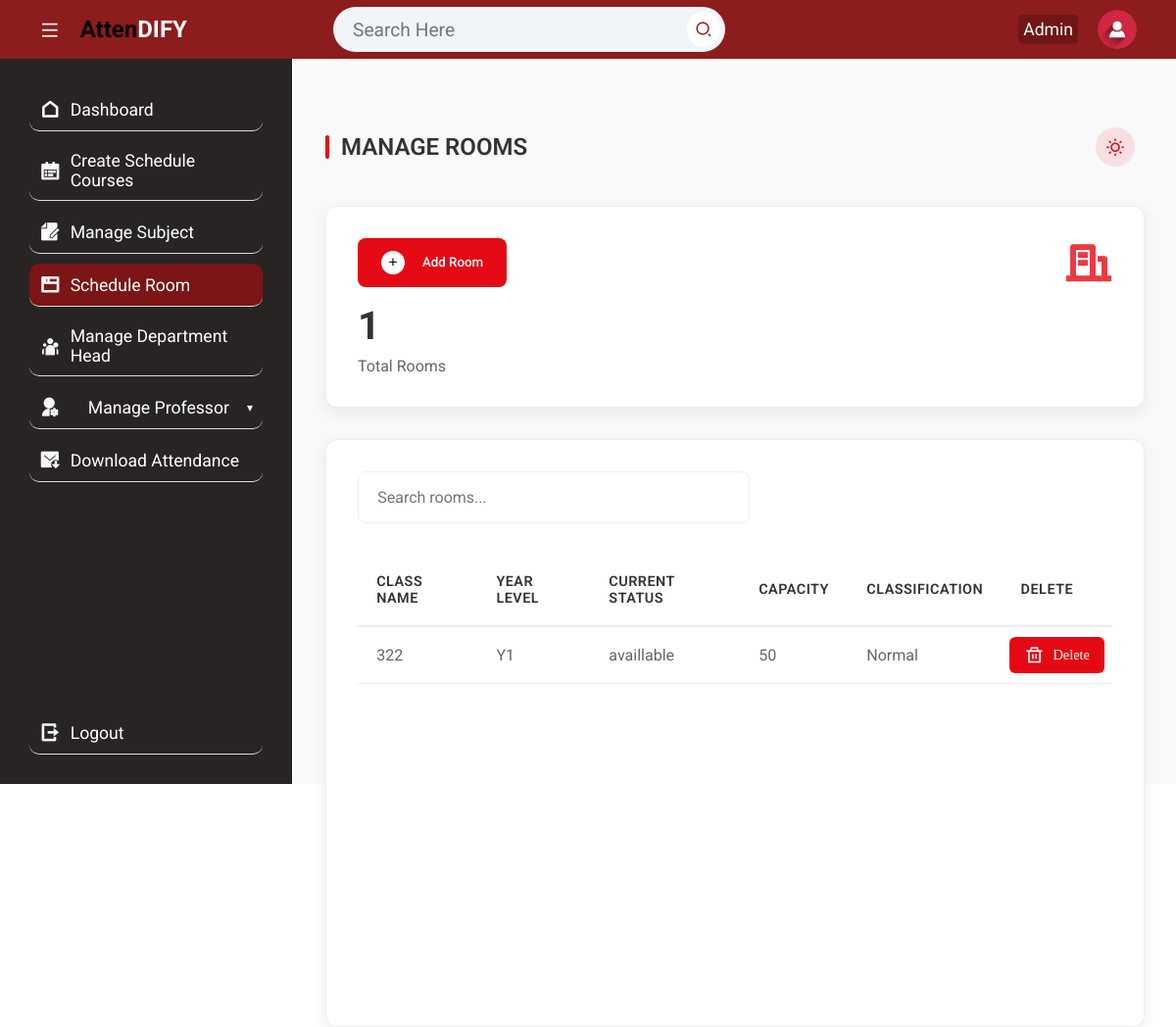
Screenshot of /create-room (signed in) with the database file from the repository.
### tables this page shows
CREATE TABLE `tblroom` (
  `Id` int(10) NOT NULL,
  `className` varchar(50) NOT NULL,
  `yearlevelCode` varchar(50) NOT NULL,
  `currentStatus` varchar(50) NOT NULL,
  `capacity` int(10) NOT NULL,
  `classification` varchar(50) NOT NULL,
  `dateCreated` date NOT NULL
);

### resources/lib/php_functions.php (called while the page is built, shortened)
<?php
function fetch($sql)
{
    global $pdo;
    $stmt = $pdo->query($sql);
    $result = $stmt->fetchAll(PDO::FETCH_ASSOC);
    return $result;
}

### resources/pages/administrator/create-room.php (the view, shortened to what this page needs)
<!DOCTYPE html>
<html lang="en" data-theme="light">
<head>
    <link rel="stylesheet" href="resources/assets/css/admin_styles.css">
    <link href="https://cdnjs.cloudflare.com/ajax/libs/remixicon/4.2.0/remixicon.css" rel="stylesheet">
</head>
<body>
    <?php include 'includes/topbar.php' ?>
    <section class="main">
        <?php include 'includes/sidebar.php'; ?>
        <div class="main--content">
            <div class="title">
                <h2 class="section--title">MANAGE ROOMS</h2>
                <button id="theme-toggle" class="theme-toggle" title="Toggle dark/light mode">
                    <i class="ri-sun-line" id="theme-icon"></i>
                </button>
            </div>
            <div class="cards">
                <div class="card--data">
                    <div class="card--content">
                        <button class="add show-form">
                            <i class="ri-add-line"></i>Add Room
                        </button>
                        <h1><?php echo count(fetch("SELECT * FROM tblroom")); ?></h1>
                        <p>Total Rooms</p>
                    </div>
                    <i class="ri-building-line card--icon--lg"></i>
                </div>
            </div>
            <div class="table-container">
                <div class="search-wrapper">
                    <input type="text" class="search-box" placeholder="Search rooms...">
                </div>
                <div class="table">
                    <table>
                        <thead>
                            <tr>
                                <th>Class Name</th>
                                <th>Year Level</th>
                                <th>Current Status</th>
                                <th>Capacity</th>
                                <th>Classification</th>
                                <th>Delete</th>
                            </tr>
                        </thead>
                        <tbody>
                            <?php
                            $sql = "SELECT * FROM tblroom";
                            $stmt = $pdo->query($sql);
                            $result = $stmt->fetchAll(PDO::FETCH_ASSOC);
                            if ($result) {
                                foreach ($result as $row) {
                                    echo "<tr id='rowroom{$row["Id"]}'>";
                                    echo "<td>" . $row["className"] . "</td>";
                                    echo "<td>" . $row["yearlevelCode"] . "</td>";
                                    echo "<td>" . $row["currentStatus"] . "</td>";
                                    echo "<td>" . $row["capacity"] . "</td>";
                                    echo "<td>" . $row["classification"] . "</td>";
                                    echo "<td><i class='ri-delete-bin-line delete' data-id='{$row["Id"]}' data-name='room'></i></td>";
                                    echo "</tr>";
                                }
                            } else {
                                echo "<tr><td colspan='6' style='text-align: center;'>No records found</td></tr>";
                            }
                            ?>
                        </tbody>
                    </table>
                </div>
            </div>
        </div>
    </section>
</body>
</html>

### resources/assets/css/admin_styles.css (style rules this page uses)
* { margin: 0; padding: 0; box-sizing: border-box; font-family: 'Roboto', sans-serif; }
body { position: relative; width: 100%; }
.main { position: relative; width: 100%; min-height: calc(100vh - 60px); }
thead { position:sticky; top:0; background-color:white; padding:20px; }
.main--content { position: absolute; top: 0; right: 0; height: 100%; width: calc(100% - 300px); padding: 0 40px; transition: .3s; }
.title { display: flex; align-items: center; justify-content: space-between; margin-bottom: 10px; margin-top: 30px; }
.section--title { font-weight: 400; }
.cards { display: flex; gap: 20px; }
.card--data { display: flex; align-items: flex-start; justify-content: space-between; }
.card--icon--lg { font-size: 40px; color:black; font-weight:bold; }
.add { display: flex; align-items: center; padding: 5px 10px; outline: none; border: none; background-color: #8d1c1c; color: #fff; border-radius: 5px; cursor: pointer; transition: .3s; }
.add i { margin-right: 10px; padding: 5px; background-color: #fff; border-radius: 50%; color: #000; }
.table-container { margin-bottom: 20px; }
.table { height: 200px; overflow-y: scroll; }
table { width: 100%; text-align: left; border-collapse: collapse; }
tr { border-bottom: 1px solid #f1f1f1; }
td, th { padding-block: 10px; padding:10px; }
.delete { color: #e86786; }
@media screen and (max-width:1350px) { .cards, .rooms--cards { overflow-x: hidden; } }

### rows the page displays
tblroom: className "322", yearlevelCode "Y1", currentStatus "availlable", capacity "50", classification "Normal"

### other values shown
$logged_in->name "Admin"
count(fetch("SELECT * FROM tblroom")) "1"
